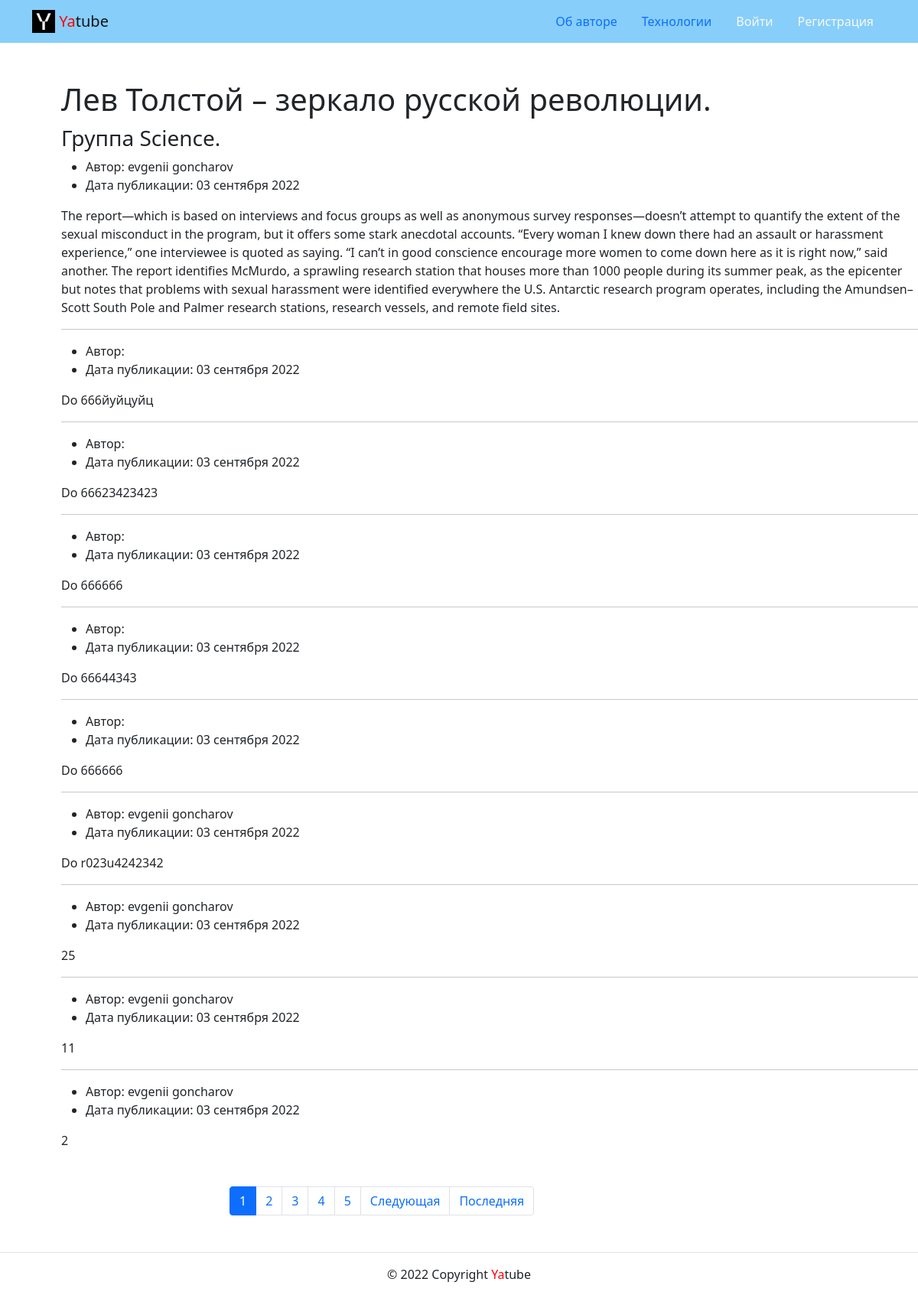
Screenshot of /group/one/ with the database file from the repository.
### posts/models.py (models this page shows, shortened)
class Group(models.Model):
    title = models.CharField(max_length=200)
    slug = models.SlugField(max_length=100, unique=True)
    description = models.TextField()

class Post(models.Model):
    text = models.TextField()
    pub_date = models.DateTimeField(auto_now_add=True)
    author = models.ForeignKey(
        User,
        on_delete=models.CASCADE,
        blank=True,
        null=True,
        related_name='posts'
    )
    group = models.ForeignKey(
        Group,
        on_delete=models.SET_NULL,
        max_length=200,
        blank=True,
        null=True,
        related_name='posts'
    )
    class Meta:
        ordering = ('-pub_date',)

### posts/views.py (the view)
def group_list(request, slug):
    group = get_object_or_404(Group, slug=slug)
    title = f'Записи сообщества {slug}'
    posts = group.posts.all()
    template = 'posts/group_list.html'
    paginator = Paginator(posts, 10)
    page_number = request.GET.get('page')
    page_obj = paginator.get_page(page_number)
    context = {
        'page_obj': page_obj,
        'title': title,
        'group': group,
        'posts': posts}
    return render(request, template, context)

### core/context_processors/year.py (called while the page is built)
def year(request):
    return {
        "year": datetime.datetime.now().year
    }

### templates/posts/group_list.html
{% extends 'base.html' %}
{% block content %}
    <h1 style="margin-left: 80px; margin-top: 50px;">Лев Толстой – зеркало русской революции.</h1>
    <h3 style="margin-left: 80px; margin-top: 10px;">Группа {{ group.title }}.</h3>
    {% for post in page_obj %}
        <div style="margin-left: 80px;">
            <ul>
                <li>
                    Автор: {{ post.author.get_full_name }}
                </li>
                <li>
                    Дата публикации: {{ post.pub_date|date:"d E Y" }}
                </li>
            </ul>
            <p>
                {{ post.text }}
            </p>
            {% if not forloop.last %}
                <hr>
            {% endif %}
        </div>
    {% endfor %}
    {% include 'posts/includes/paginator.html' %}
{% endblock %}

### rows the page displays
Group: title "Science"
Post: author.get_full_name "evgenii goncharov", pub_date "03 сентября 2022", text "The report—which is based on interviews and focus groups as well as anonymous survey responses—doesn’t attempt to quantify the extent of the sexual misconduct in the program, but it offers some stark anecdotal accounts. “Every woman I knew down there had an assault or harassment experience,” one interviewee is quoted as saying. “I can’t in good conscience encourage more women to come down here as it is right now,” said another. The report identifies McMurdo, a sprawling research station that houses more than 1000 people during its summer peak, as the epicenter but notes that problems with sexual harassment were identified everywhere the U.S. Antarctic research program operates, including…"
Post: pub_date "03 сентября 2022", text "Do 666йуйцуйц"
Post: pub_date "03 сентября 2022", text "Do 66623423423"
Post: pub_date "03 сентября 2022", text "Do 666666"
Post: pub_date "03 сентября 2022", text "Do 66644343"
Post: pub_date "03 сентября 2022", text "Do 666666"
Post: author.get_full_name "evgenii goncharov", pub_date "03 сентября 2022", text "Do r023u4242342"
Post: author.get_full_name "evgenii goncharov", pub_date "03 сентября 2022", text "25"
Post: author.get_full_name "evgenii goncharov", pub_date "03 сентября 2022", text "11"
Post: author.get_full_name "evgenii goncharov", pub_date "03 сентября 2022", text "2"

### other values shown
{{ i }} "1"
{{ i }} "2" "3" "4" "5"
